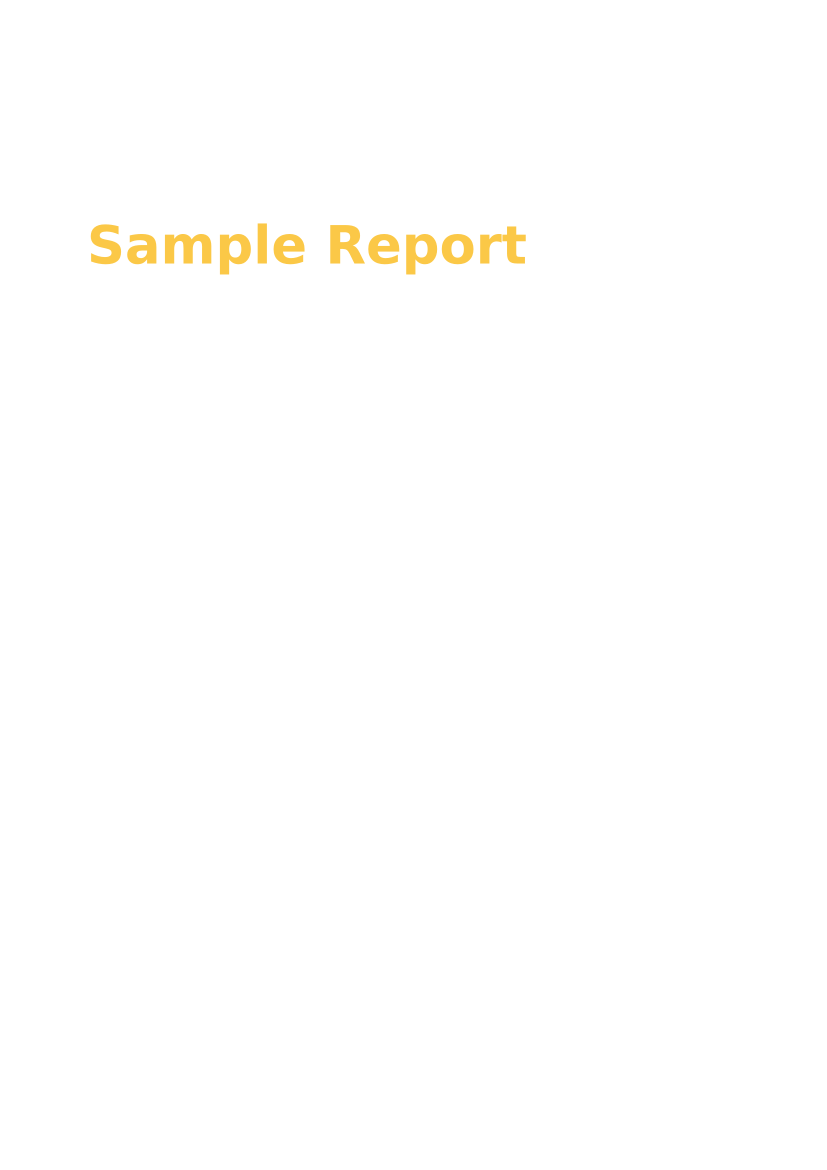

Recreate this plot in Python.
from reportlab.lib.pagesizes import letter
from reportlab.lib.styles import getSampleStyleSheet, ParagraphStyle
from reportlab.lib.units import inch
from reportlab.platypus import SimpleDocTemplate, Paragraph, Spacer, Image, Table, TableStyle, PageBreak, FrameBreak, KeepTogether, ActionFlowable
from reportlab.lib.colors import black, grey, white
from reportlab.lib.enums import TA_CENTER
from reportlab.platypus.tableofcontents import TableOfContents
from datetime import datetime
from reportlab.platypus import HRFlowable
import plotly.graph_objects as go
import io
from reportlab.lib import colors
from utils.utilities import extract_content
import markdown
from bs4 import BeautifulSoup
from reportlab.lib.colors import HexColor
from reportlab.lib.utils import ImageReader

def markdown_to_reportlab(md_text, styles):
    html = markdown.markdown(md_text)
    soup = BeautifulSoup(html, 'html.parser')
    elements = []
    
    for elem in soup:
        if elem.name is None:
            continue
        
        text_content = elem.get_text() or ""
        if elem.name == 'p':
            elements.append(Paragraph(text_content, styles['Normal']))
            elements.append(Spacer(1, 12))
        elif elem.name in ['h2', 'h3', 'h4', 'h5', 'h6']:
            style_name = f'Heading{elem.name[1]}'
            elements.append(Paragraph(text_content, styles[style_name]))
            elements.append(Spacer(1, 18))
        elif elem.name == 'ul':
            for li in elem.find_all('li'):
                bullet_text = f"• {li.get_text() or ''}"
                elements.append(Paragraph(bullet_text, styles['CustomBodyText']))
            elements.append(Spacer(1, 12))
        elif elem.name == 'ol':
            for i, li in enumerate(elem.find_all('li'), 1):
                number_text = f"{i}. {li.get_text() or ''}"
                elements.append(Paragraph(number_text, styles['CustomBodyText']))
            elements.append(Spacer(1, 12))
    
    return elements

class MyDocTemplate(SimpleDocTemplate):
    def __init__(self, filename, report_title, logo, primary_color, secondary_color, accent_color, **kw):
        SimpleDocTemplate.__init__(self, filename, **kw)
        self.report_title = report_title
        self.logo = logo
        self.primary_color = HexColor(f"#{primary_color}")
        self.secondary_color = HexColor(f"#{secondary_color}")
        self.accent_color = HexColor(f"#{accent_color}")
        self.toc = TableOfContents()
        self.toc.levelStyles = [
            ParagraphStyle(fontName='Helvetica-Bold', fontSize=14, name='TOCHeading1', leftIndent=20, firstLineIndent=-20, spaceBefore=5, leading=16),
            ParagraphStyle(fontName='Helvetica', fontSize=12, name='TOCHeading2', leftIndent=40, firstLineIndent=-20, spaceBefore=3, leading=14),
            ParagraphStyle(fontName='Helvetica', fontSize=10, name='TOCHeading3', leftIndent=60, firstLineIndent=-20, spaceBefore=2, leading=12),
        ]
        self.width = letter
        self.height = letter
        
        self.styles = getSampleStyleSheet()
        self.styles['Title'].alignment = TA_CENTER
        self.styles['Title'].spaceAfter = 36

        self.styles['Heading1'].fontSize = 24
        self.styles['Heading1'].textColor = self.primary_color
        self.styles['Heading1'].spaceAfter = 12

        self.styles['Normal'].fontSize = 10
        self.styles['Normal'].leading = 14
        self.styles['Normal'].textColor = HexColor('#202124')

        self.styles.add(ParagraphStyle(name='Center', parent=self.styles['Normal'], alignment=TA_CENTER))
        self.styles.add(ParagraphStyle(name='CustomBodyText', parent=self.styles['Normal'], leading=12, bulletIndent=4, spaceBefore=6, spaceAfter=6, bulletAnchor='start'))
        self.styles.add(ParagraphStyle(name='Caption', parent=self.styles['Normal'], fontSize=10, textColor=self.primary_color, alignment=TA_CENTER))

    def afterFlowable(self, flowable):
        if isinstance(flowable, Paragraph):
            text = flowable.getPlainText()
            style = flowable.style.name
            if style == 'Heading1':
                self.toc.addEntry(0, text, self.page)
            elif style == 'Heading2':
                self.toc.addEntry(1, text, self.page)
            elif style == 'Heading3':
                self.toc.addEntry(2, text, self.page)

    def afterPage(self):
        canvas = self.canv
        canvas.saveState()
        canvas.setFont('Helvetica', 9)
        canvas.drawString(inch, 10.5*inch, "Your Company Name")
        canvas.drawString(inch, 0.75*inch, f"Page {canvas.getPageNumber()}")
        canvas.restoreState()
        
    def beforeDocument(self):
        self.handle_coverPage()
        self.handle_pageBreak()
    
    def handle_coverPage(self):
        self.canv.saveState()
        letter_width, letter_height = letter
        
        # Set the background to white
        self.canv.setFillColor(white)
        self.canv.rect(0, 0, letter_width, letter_height, fill=1)
        
        # Set the text color to primary color
        self.canv.setFillColor(self.primary_color)
        self.canv.setFont('Helvetica-Bold', 24)
        
        # Set the logo size to be half the width of the page
        logo_width = letter_width / 2
        logo_height = logo_width / 2  # Adjust this to preserve aspect ratio if needed
        
        # Calculate positions
        title_y_position = letter_height / 2 + 50
        logo_y_position = title_y_position + 1 * inch  # 1 inch above the title
        
        if self.logo:
            try:
                self.canv.drawImage(ImageReader(io.BytesIO(self.logo)),
                                    letter_width / 2 - logo_width / 2,
                                    logo_y_position,
                                    width=logo_width,
                                    height=logo_height,
                                    preserveAspectRatio=True)
            except Exception as e:
                print(f"Warning: Unable to load logo: {e}")
        
        # Draw the title and date
        self.canv.drawCentredString(letter_width / 2, title_y_position, self.report_title)
        self.canv.drawCentredString(letter_width / 2, title_y_position - 80, 
                                    f"Generated on: {datetime.now().strftime('%Y-%m-%d')}")
        
        # Draw a thick line spaced under the title and date
        self.canv.setLineWidth(2)
        self.canv.setStrokeColor(self.primary_color)
        self.canv.line(letter_width / 4, title_y_position - 100, 3 * letter_width / 4, title_y_position - 100)
        
        self.canv.restoreState()
        
    def handle_pageBreak(self):
        self.canv.showPage()

def create_section_page(doc, section_name):
    centered_heading_style = doc.styles['Heading1'].clone('CenteredHeading1')
    centered_heading_style.alignment = TA_CENTER
    if 'SectionPageHeading' not in doc.styles:
        section_style = doc.styles.add(ParagraphStyle(name="SectionPageHeading", parent=centered_heading_style, textColor=doc.secondary_color))
    else:
        section_style = doc.styles['SectionPageHeading']

    section_page = []
    page_height = letter[1]  # Get the height of the page
    title_height = 24  # Approximate height of the title (adjust as needed)
    
    # Calculate the vertical space needed to center the title
    vertical_space = (page_height - title_height) / 2
    
    section_page.append(FrameBreak())
    section_page.append(Spacer(1, vertical_space - 36))  # Adjust for better centering
    section_page.append(Paragraph(section_name, section_style))
    section_page.append(Spacer(1, vertical_space))
    section_page.append(FrameBreak())
    return section_page

def safe_keep_together(elements):
    if any(isinstance(e, ActionFlowable) for e in elements):
        return elements
    return [KeepTogether(elements)] if elements else []

def create_pdf_report(report_title, section_results, end_matter, output_buffer, logo, primary_color, secondary_color, accent_color):
    doc = MyDocTemplate(output_buffer, report_title, logo, primary_color, secondary_color, accent_color, pagesize=letter, 
                        rightMargin=72, leftMargin=72,
                        topMargin=72, bottomMargin=72)

    create_section_page(doc, "Initialize Styles")

    story = []

    # Add Table of Contents
    story.append(Paragraph("Table of Contents", doc.styles['Heading1']))
    story.append(Spacer(1, 12))
    story.append(doc.toc)
    story.append(PageBreak())

    for section_name, (section_content, plot_dict, plot_config) in section_results:
        section_story = []
        section_title_page = create_section_page(doc, section_name)
        section_story.extend(section_title_page)

        elements = extract_content(section_content)
        for element_type, element in elements:
            if element_type == 'text':
                parsed_elements = markdown_to_reportlab(element, doc.styles)
                section_story.extend(parsed_elements)
            elif element_type == 'table':
                if isinstance(element, str):
                    rows = [row.strip() for row in element.split('\n') if row.strip()]
                    headers = [cell.strip() for cell in rows[0].split('|') if cell.strip()]
                    table_data = [headers]
                    for row in rows[2:]:
                        cells = [cell.strip() for cell in row.split('|') if cell.strip()]
                        if len(cells) == len(headers):
                            table_data.append(cells)
                elif isinstance(element, dict):
                    table_data = [element['columns']] + element['data']
                else:
                    continue
                
                table = create_table(table_data, doc.accent_color)
                section_story.append(table)
                section_story.append(Spacer(1, 12))

        if plot_dict is not None:
            try:
                plot = go.Figure(data=plot_dict['data'], layout=plot_dict['layout'])
                img_buffer = io.BytesIO()
                plot.write_image(img_buffer, format="png", width=600, height=400)
                img_buffer.seek(0)
                img = Image(img_buffer)
                img.drawHeight = 4*inch
                img.drawWidth = 6*inch
                section_story.append(img)
                section_story.append(Spacer(1, 12))

                plot_description = f"Figure: {plot_config.get('x', 'X')} vs {plot_config.get('y', 'Y')}"
                if plot_config.get('color'):
                    plot_description += f", colored by {plot_config['color']}"
                if plot_config.get('size'):
                    plot_description += f", with size representing {plot_config['size']}"
                section_story.append(Paragraph(plot_description, doc.styles['Caption']))
                section_story.append(Spacer(1, 12))
            except Exception as e:
                print(f"Error generating plot: {e}")
                section_story.append(Paragraph("Error: Unable to generate plot", doc.styles['Normal']))

        story.extend(safe_keep_together(section_story))
        story.append(PageBreak())

    # Conclusion and Recommendations
    conclusion_story = []
    conclusion_story.append(Paragraph("Conclusion and Recommendations", doc.styles['Heading2']))
    conclusion_story.append(Spacer(1, 12))
    end_elements = extract_content(end_matter)
    for element_type, element in end_elements:
        if element_type == 'text':
            parsed_elements = markdown_to_reportlab(element, doc.styles)
            conclusion_story.extend(parsed_elements)
    
    story.extend(safe_keep_together(conclusion_story))

    # Build the PDF
    doc.multiBuild(story)
    
def create_table(data, accent_color, colWidths=None):
    available_width = letter[0] - 2*72  # letter[0] is page width, 72 points = 1 inch margin on each side
    
    if colWidths is None:
        # Distribute width evenly among columns
        colWidths = [available_width/len(data[0])] * len(data[0])
    
    table = Table(data, colWidths=colWidths)
    table.setStyle(TableStyle([
        ('BACKGROUND', (0, 0), (-1, 0), accent_color),
        ('TEXTCOLOR', (0, 0), (-1, 0), colors.white),
        ('ALIGN', (0, 0), (-1, -1), 'CENTER'),
        ('FONTNAME', (0, 0), (-1, 0), 'Helvetica-Bold'),
        ('FONTSIZE', (0, 0), (-1, 0), 12),
        ('BOTTOMPADDING', (0, 0), (-1, 0), 12),
        ('BACKGROUND', (0, 1), (-1, -1), colors.white),
        ('TEXTCOLOR', (0, 1), (-1, -1), colors.black),
        ('ALIGN', (0, 0), (-1, -1), 'CENTER'),
        ('FONTNAME', (0, 1), (-1, -1), 'Helvetica'),
        ('FONTSIZE', (0, 1), (-1, -1), 10),
        ('TOPPADDING', (0, 1), (-1, -1), 6),
        ('BOTTOMPADDING', (0, 1), (-1, -1), 6),
        ('GRID', (0, 0), (-1, -1), 1, colors.lightgrey)
    ]))
    return KeepTogether(table)

def add_section_separator(story, primary_color):
    story.append(Spacer(1, 12))
    story.append(HRFlowable(width="100%", thickness=1, color=primary_color))
    story.append(Spacer(1, 12))

def add_image_with_caption(story, image_path, caption, styles):
    try:
        img = Image(image_path, width=6*inch, height=4*inch)
        story.append(img)
        story.append(Spacer(1, 6))
        story.append(Paragraph(caption, styles['Caption']))
        story.append(Spacer(1, 12))
    except Exception as e:
        print(f"Warning: Unable to load image from {image_path}: {e}")
        story.append(Paragraph(f"Image not available: {caption}", styles['Normal']))
